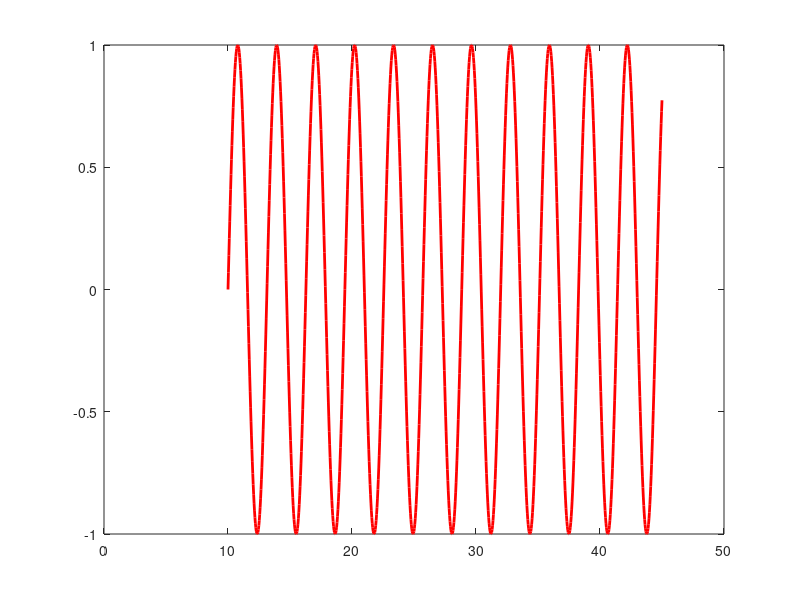

The MATLAB script that drew this image:
clc;
clear;
t=linspace(0,35,1000);
y=sin(2*t);
h=plot(t,y);

xlim([0,50]);
%set(h,'erasemode','none')
set(h,'color','red')
set(h,'linewidth',2)
for i=1:200
    x=i/20+t;
    set(h,'xdata',x)
    drawnow
end
